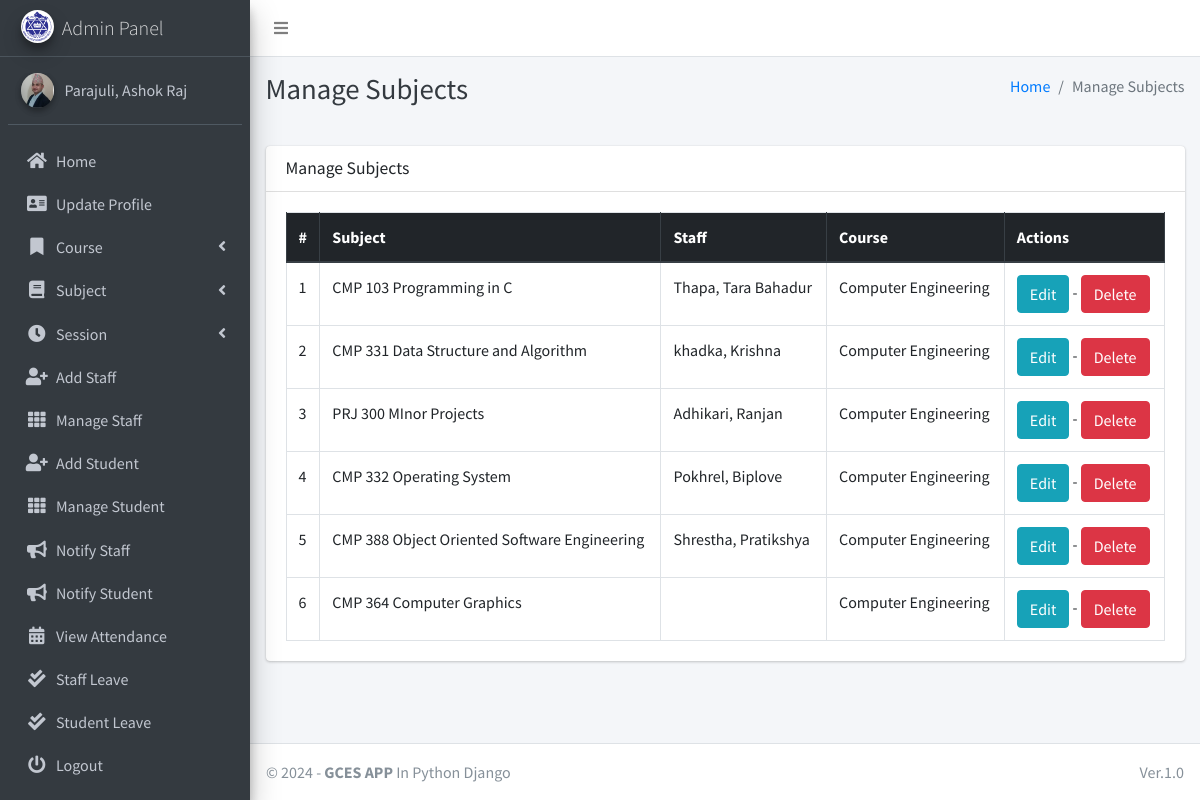
The app's page /subject/manage/ (signed in) with its own data.
### main_app/models.py (models this page shows, shortened)
class CustomUser(AbstractUser):
    USER_TYPE = ((1, "HOD"), (2, "Staff"), (3, "Student"))
    GENDER = [("M", "Male"), ("F", "Female")]
    username = None  # Removed username, using email instead
    email = models.EmailField(unique=True)
    user_type = models.CharField(default=1, choices=USER_TYPE, max_length=1)
    gender = models.CharField(max_length=1, choices=GENDER)
    profile_pic = models.ImageField()
    address = models.TextField()
    fcm_token = models.TextField(default="")  # For firebase notifications
    created_at = models.DateTimeField(auto_now_add=True)
    updated_at = models.DateTimeField(auto_now=True)
    USERNAME_FIELD = "email"
    REQUIRED_FIELDS = []
    objects = CustomUserManager()
    def __str__(self):
        return self.last_name + ", " + self.first_name

class Subject(models.Model):
    name = models.CharField(max_length=120)
    staff = models.ForeignKey(Staff, on_delete=models.SET_NULL, null=True)  # Nullify staff instead of deleting
    course = models.ForeignKey(Course, on_delete=models.PROTECT)  # Prevent course deletion if subjects exist
    updated_at = models.DateTimeField(auto_now=True)
    created_at = models.DateTimeField(auto_now_add=True)

class Staff(models.Model):
    course = models.ForeignKey(Course, on_delete=models.PROTECT, null=True, blank=False)  # Prevent course deletion if referenced by staff
    admin = models.OneToOneField(CustomUser, on_delete=models.CASCADE)  # CustomUser can be deleted with the staff

class Course(models.Model):
    name = models.CharField(max_length=120)
    created_at = models.DateTimeField(auto_now_add=True)
    updated_at = models.DateTimeField(auto_now=True)

### main_app/hod_views.py (the view)
# urls.py: path("subject/manage/", hod_views.manage_subject, name='manage_subject'),
def manage_subject(request):
    subjects = Subject.objects.all()
    context = {
        'subjects': subjects,
        'page_title': 'Manage Subjects'
    }
    return render(request, "hod_template/manage_subject.html", context)

### main_app/templates/hod_template/manage_subject.html
{% extends 'main_app/base.html' %}
{% load static %}
{% block page_title %}{{page_title}}{% endblock page_title %}
{% block content %}
<section class="content">
    <div class="container-fluid">
        <div class="row">
            <div class="col-md-12">
                <div class="card">
                    <div class="card-header">
                        <h3 class="card-title">{{page_title}}</h3>
                    </div>
                    <div class="card-body">
                        <table id="example2" class="table table-bordered table-hover">
                            <thead class="thead-dark">
                                <tr>
                                    <th>#</th>
                                    <th>Subject</th>
                                    <th>Staff</th>
                                    <th>Course</th>
                                    <th>Actions</th>
                                </tr>
                            </thead>
                            <tbody>
                                {% for subject in subjects %}
                                <tr>
                                    <td>{{ forloop.counter }}</td>
                                    <td>{{subject.name}}</td>
                                    <td>{{subject.staff.admin}}</td>
                                    <td>{{subject.course.name}}</td>
                                    <td>
                                        <a href="{% url 'edit_subject' subject.id %}" class="btn btn-info">Edit</a> -
                                        <a href="{% url 'delete_subject' subject.id %}" onclick="return confirm('Are you sure you want to delete this ?')" class="btn btn-danger">Delete</a>
                                    </td>
                                </tr>
                                {% endfor %}
                            </tbody>
                        </table>
                    </div>
                </div>
            </div>
        </div>
    </div>
</section>
{% endblock content %}

### main_app/templates/main_app/sidebar_template.html (shortened to what this page needs)
{% load static %}
<aside class="main-sidebar sidebar-dark-info elevation-4">
    {% if request.user.user_type == '1' %}
    <a href="{% url 'admin_home' %}" class="brand-link">
        <img src="{% static 'dist/img/gces.png' %} " alt="AdminLTE Logo"
            class="brand-image img-circle elevation-3" >
        <span class="brand-text font-weight-light">Admin Panel</span>
    </a>
    <div class="sidebar">
        <div class="user-panel mt-3 pb-3 mb-3 d-flex">
            <div class="image">
                <img src="{{ request.user.profile_pic}}" class="img-circle elevation-2" alt="User Image">
            </div>
            <div class="info">
                <a href="#" class="d-block">{{user}}</a>
            </div>
        </div>
        <nav class="mt-2">
            <ul class="nav nav-pills nav-sidebar flex-column" data-widget="treeview" role="menu" data-accordion="false">
                <li class="nav-item">
                    {% url 'admin_home' as admin_home %}
                    <a href="{{admin_home}}" class="nav-link {% if admin_home == request.path %} active {% endif %}">
                        <i class="nav-icon fas fa-home"></i>
                        <p>
                            Home
                        </p>
                    </a>
                </li>
                <li class="nav-item">
                    {% url 'admin_view_profile' as admin_view_profile %}
                    <a href="{{admin_view_profile}}"
                        class="nav-link {% if admin_view_profile == request.path %} active {% endif %}">
                        <i class="nav-icon fas fa-address-card"></i>
                        <p>
                            Update Profile
                        </p>
                    </a>
                </li>
                <li class="nav-item has-treeview">
                    <a href="#" class="nav-link">
                        <i class="nav-icon fas fa-bookmark"></i>
                        <p>
                            Course
                            <i class="fas fa-angle-left right"></i>
                        </p>
                    </a>
                </li>
                <li class="nav-item has-treeview">
                    <a href="#" class="nav-link">
                        <i class="nav-icon fas fa-book"></i>
                        <p>
                            Subject
                            <i class="fas fa-angle-left right"></i>
                        </p>
                    </a>
                </li>
                <li class="nav-item has-treeview">
                    <a href="#" class="nav-link">
                        <i class="nav-icon fas fa-clock"></i>
                        <p>
                            Session
                            <i class="fas fa-angle-left right"></i>
                        </p>
                    </a>
                </li>
                <li class="nav-item">
                    {% url 'add_staff' as add_staff %}
                    <a href="{{add_staff}}" class="nav-link {% if add_staff == request.path %} active {% endif %}">
                        <i class="nav-icon fas fa-user-plus"></i>
                        <p>
                            Add Staff
                        </p>
                    </a>
                </li>
                <li class="nav-item">
                    {% url 'manage_staff' as manage_staff %}
                    {% url 'edit_staff' staff_id as edit_staff %}
                    <a href="{{manage_staff}}"
                        class="nav-link {% if manage_staff == request.path or request.path == edit_staff %} active {% endif %}">
                        <i class="nav-icon fas fa-th"></i>
                        <p>
                            Manage Staff
                        </p>
                    </a>
                </li>
                <li class="nav-item">
                    {% url 'add_student' as add_student%}
                    <a href="{{add_student}}" class="nav-link  {% if add_student == request.path %} active {% endif %}">
                        <i class="nav-icon fas fa-user-plus"></i>
                        <p>
                            Add Student
                        </p>
                    </a>
                </li>
                <li class="nav-item">
                    {% url 'manage_student' as manage_student %}
                    {% url 'edit_student' student_id as edit_student %}
                    <a href="{{manage_student}}"
                        class="nav-link  {% if edit_student == request.path or manage_student == request.path %} active {% endif %}">
                        <i class="nav-icon fas fa-th"></i>
                        <p>
                            Manage Student
                        </p>
                    </a>
                </li>
                <li class="nav-item">
                    {% url 'admin_notify_staff' as admin_notify_staff %}
                    <a href="{{admin_notify_staff}}"
                        class="nav-link {% if admin_notify_staff == request.path %} active {% endif %}">
                        <i class="nav-icon fas fa-bullhorn"></i>
                        <p>
                            Notify Staff
                        </p>
                    </a>
                </li>
                <li class="nav-item">
                    {% url 'admin_notify_student' as admin_notify_student %}
                    <a href="{{admin_notify_student}}"
                        class="nav-link {% if admin_notify_student == request.path %} active {% endif %}">
                        <i class="nav-icon fas fa-bullhorn"></i>
                        <p>
                            Notify Student
                        </p>
                    </a>
                </li>
                <li class="nav-item">
                    {% url 'admin_view_attendance' as admin_view_attendance %}
                <li class="nav-item">
                    <a href="{{admin_view_attendance}}"
                        class="nav-link  {% if admin_view_attendance == request.path %} active {% endif %}">
                        <i class="nav-icon fas fa-calendar-alt"></i>
                        <p>
                            View Attendance
                        </p>
                    </a>
                </li>
                <li class="nav-item">
                    {% url 'view_staff_leave' as view_staff_leave %}
                    <a href="{{view_staff_leave}}"
                        class="nav-link  {% if view_staff_leave == request.path %} active {% endif %}">
                        <i class="nav-icon fas fa-check-double"></i>
                        <p>
                            Staff Leave
                        </p>
                    </a>
                </li>
                <li class="nav-item">
                    {% url 'view_student_leave' as view_student_leave %}
                    <a href="{% url 'view_student_leave' %}"
                        class="nav-link  {% if view_student_leave == request.path %} active {% endif %}">
                        <i class="nav-icon fas fa-check-double"></i>
                        <p>
                            Student Leave
                        </p>
                    </a>
                </li>
                                        {% endif %}
                                        <li class="nav-item">
                                            <a href="{% url 'user_logout' %}"
                                                onclick="return confirm('Your session would be terminated.\n\nProceed?')"
                                                class="nav-link">
                                                <i class="nav-icon fas fa-power-off"></i>
                                                <p>
                                                    Logout
                                                </p>
                                            </a>
                                        </li>
                                    </ul>
                                </nav>
                            </div>
</aside>

### records on screen
CustomUser: last_name+first_name "Parajuli, Ashok Raj"
Subject: name "CMP 103 Programming in C", staff.admin "Thapa, Tara Bahadur", course.name "Computer Engineering"
Subject: name "CMP 331 Data Structure and Algorithm", staff.admin "khadka, Krishna", course.name "Computer Engineering"
Subject: name "PRJ 300 MInor Projects", staff.admin "Adhikari, Ranjan", course.name "Computer Engineering"
Subject: name "CMP 332 Operating System", staff.admin "Pokhrel, Biplove", course.name "Computer Engineering"
Subject: name "CMP 388 Object Oriented Software Engineering", staff.admin "Shrestha, Pratikshya", course.name "Computer Engineering"
Subject: name "CMP 364 Computer Graphics", course.name "Computer Engineering"

### other values on screen
{{ page_title }} "Manage Subjects"
